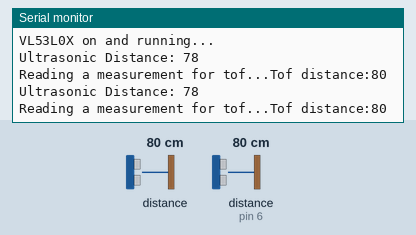
Simulated run of this sketch. Board: Arduino Uno, built with avr-gcc and run on an emulated ATmega328P. On the bench: the last lines printed to the serial monitor. Wiring (inferred from the names in the program): ultrasonic range finder: trigger pin 7; echo pin 6. Inputs (shaded band) come from the test bench; at power-on: distance to the obstacle 80 cm, distance to the obstacle (sensor on pin 6) 80 cm. The echo pulse lasts 58.3 µs per cm.

Above: at 3.8 s.
3.9 s: distance to the obstacle (sensor 0) set to 250 cm
At 6.9 s:
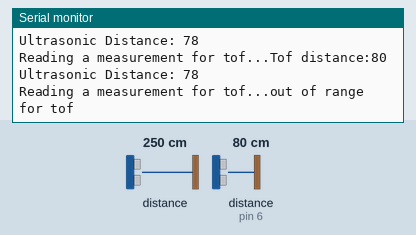
10.6 s: distance to the obstacle (sensor on pin 6) set to 2 cm
At 13.0 s:
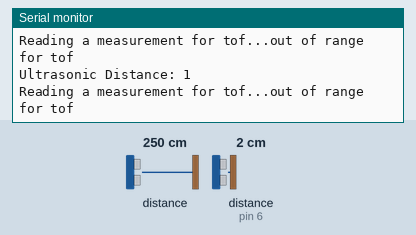
14.5 s: distance to the obstacle (sensor 0) set to 2 cm
At 16.5 s:
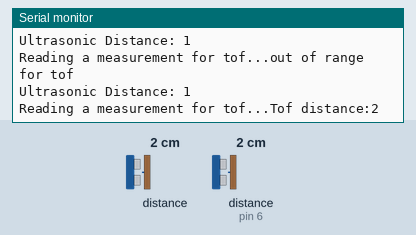
18.4 s: distance to the obstacle (sensor on pin 6) set to 4 cm
At 18.4 s:
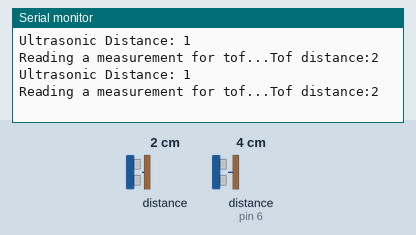
Timing chart, 0 to 21.4 s (numbered marks = the images above; inputs shaded):
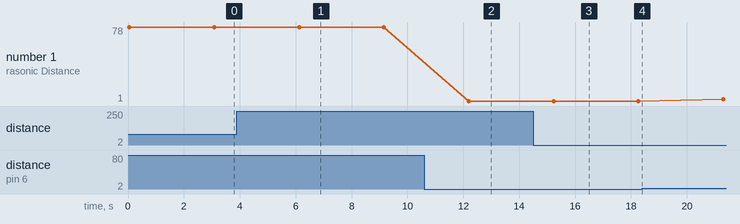

The sketch:

ultrasonic_and_tof_direct_comparison.ino
```cpp
#include "Adafruit_VL53L0X.h"

//ultrasonic sensor
const int trigPin = 7;
const int echoPin = 6;
long duration;
int distance;
char check = false;
//tof sensor
Adafruit_VL53L0X lox = Adafruit_VL53L0X();

void setup() {
  Serial.begin(9600);
  //ultrasonic sensor
  pinMode(trigPin, OUTPUT);
  pinMode(echoPin, INPUT);

  //tof
  while (!Serial) {
    delay(1);
  }
  Serial.println(" VL53L0X testing...");
  if (!lox.begin()) {
    Serial.println(F("Failed to boot VL53L0X"));
    while (1)
      ;
  }
  // power
  Serial.println(F("VL53L0X on and running..."));
}
void loop() {
  //ultrasonic sensor
  digitalWrite(trigPin, LOW);
  delayMicroseconds(2);
  digitalWrite(trigPin, HIGH);
  delayMicroseconds(10);
  digitalWrite(trigPin, LOW);
  duration = pulseIn(echoPin, HIGH);
  distance = duration * 0.034 / 2;
  Serial.print("Ultrasonic Distance: ");
  Serial.println(distance);

  //tof
  VL53L0X_RangingMeasurementData_t measure;
  Serial.print("Reading a measurement for tof...");
  lox.rangingTest(&measure, false);  //if true => get debug data printout

  if (measure.RangeStatus != 4) {  //phase failures have incorrect data
    Serial.print("Tof distance:");
    Serial.println(measure.RangeMilliMeter / 10);
  } else {
    Serial.println("out of range for tof");
  }

  delay(3000);


  //tof();
  //check = true;
}

void tof() {
  if (check == false) {
    unsigned long StartTime = millis();
    int i = 0;
    for (i = 1; i < 1001; i++) {
      VL53L0X_RangingMeasurementData_t measure;
      Serial.print("Reading a measurement for tof...");
      lox.rangingTest(&measure, false);  //if true => get debug data printout

      if (measure.RangeStatus != 4) {  //phase failures have incorrect data
        Serial.print("Tof distance:");
        Serial.println(measure.RangeMilliMeter / 10);
      } else {
        Serial.println("out of range for tof");
      }
    }
    unsigned long CurrentTime = millis();
    unsigned long ElapsedTime = CurrentTime - StartTime;
    Serial.print("time for 100 measurements: ");
    Serial.println(ElapsedTime);
  }
}
```

Measured:
- after the input at 3.9 s, the serial monitor: prints a new line after 2.2 s (image 1)
- after the input at 10.6 s, the serial monitor: prints a new line after 1.6 s (image 2)
- after the input at 14.5 s, the serial monitor: prints a new line after 0.75 s (image 3)
- plotted number 1: 78 → 1 after the input at 10.6 s, 1 → 3 after the input at 18.4 s
